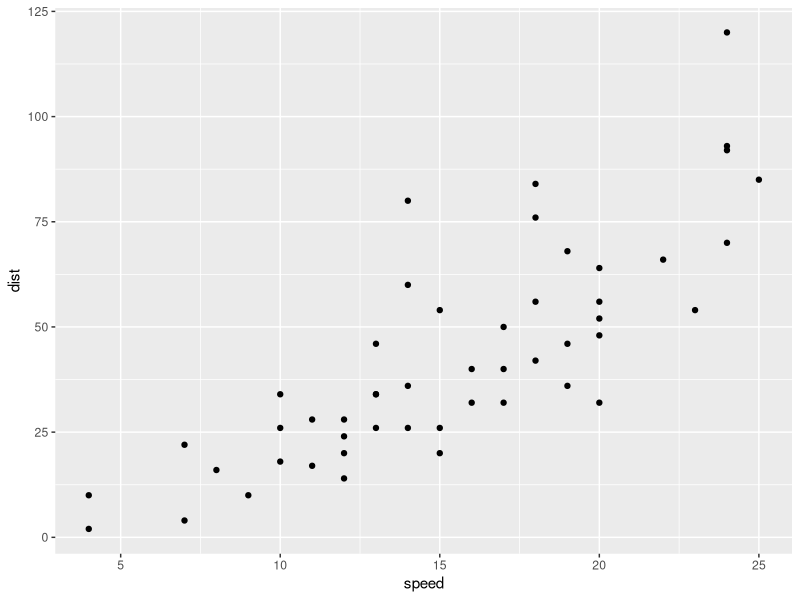
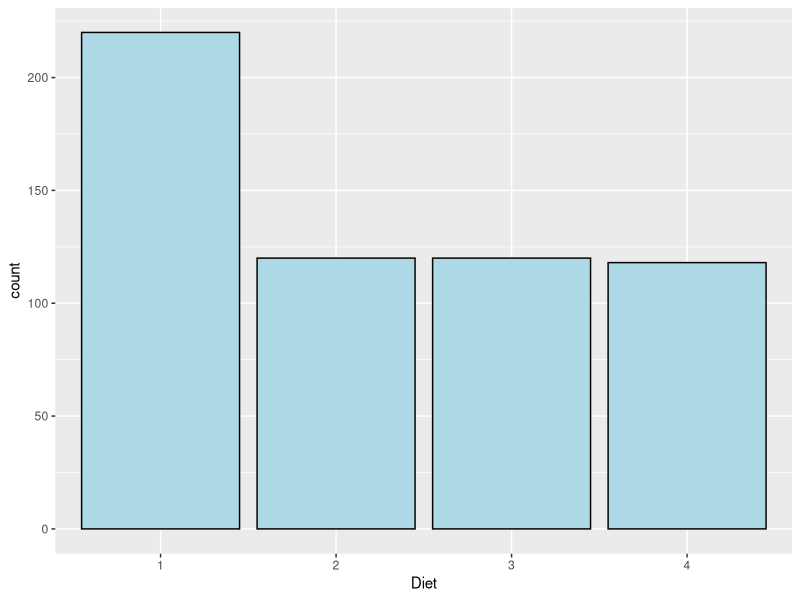
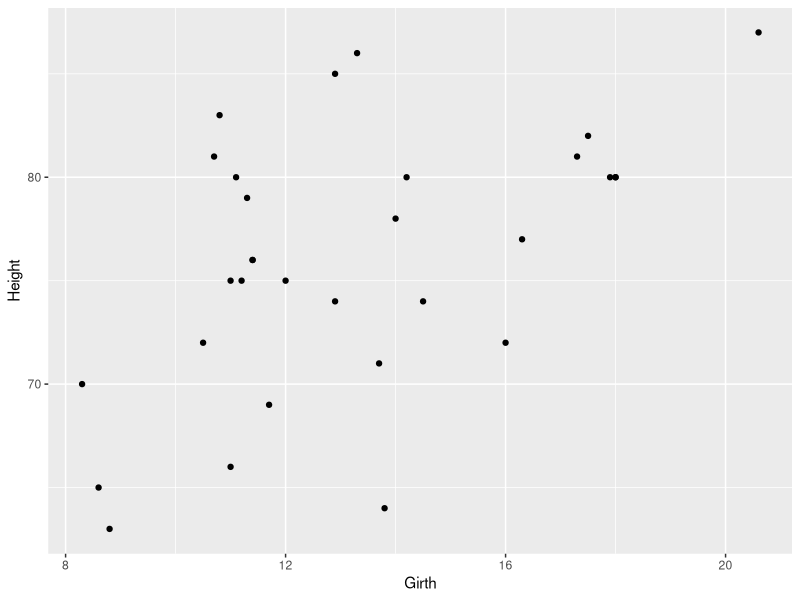
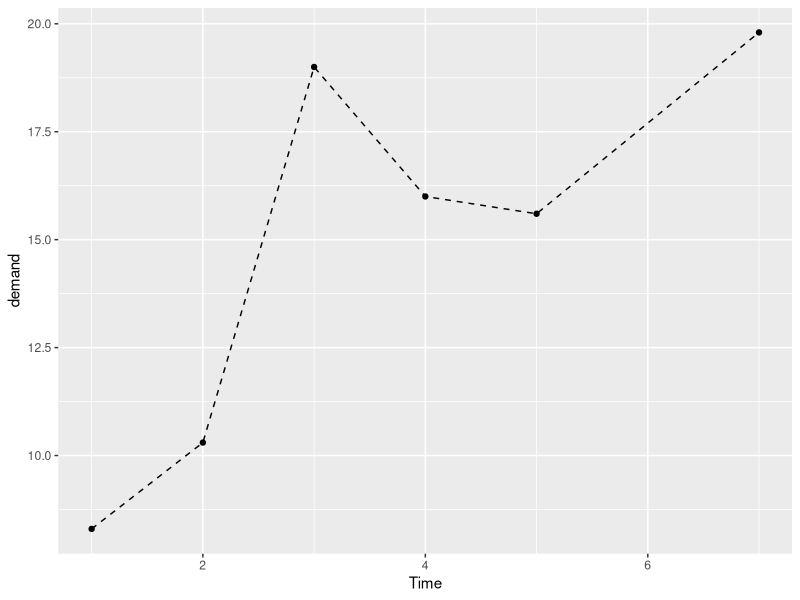

Recreate these plots in R, in order.
## ---- chunk 1
library(ggplot2)
cars
## ---- chunk 2
ggplot(data = cars, aes(speed, dist))+
  geom_point()
## ---- chunk 3
ChickWeight
## ---- chunk 4
ggplot(data = ChickWeight, aes(x=Diet))+
  geom_bar(fill="lightblue", colour = "black")
## ---- chunk 5
trees
## ---- chunk 6
ggplot(data = trees, aes(Girth, Height))+
  geom_point()
## ---- chunk 7
BOD
## ---- chunk 8
ggplot(data=BOD, aes(x=Time, y=demand, group=1))+
 geom_line(linetype = "dashed")+
 geom_point()
